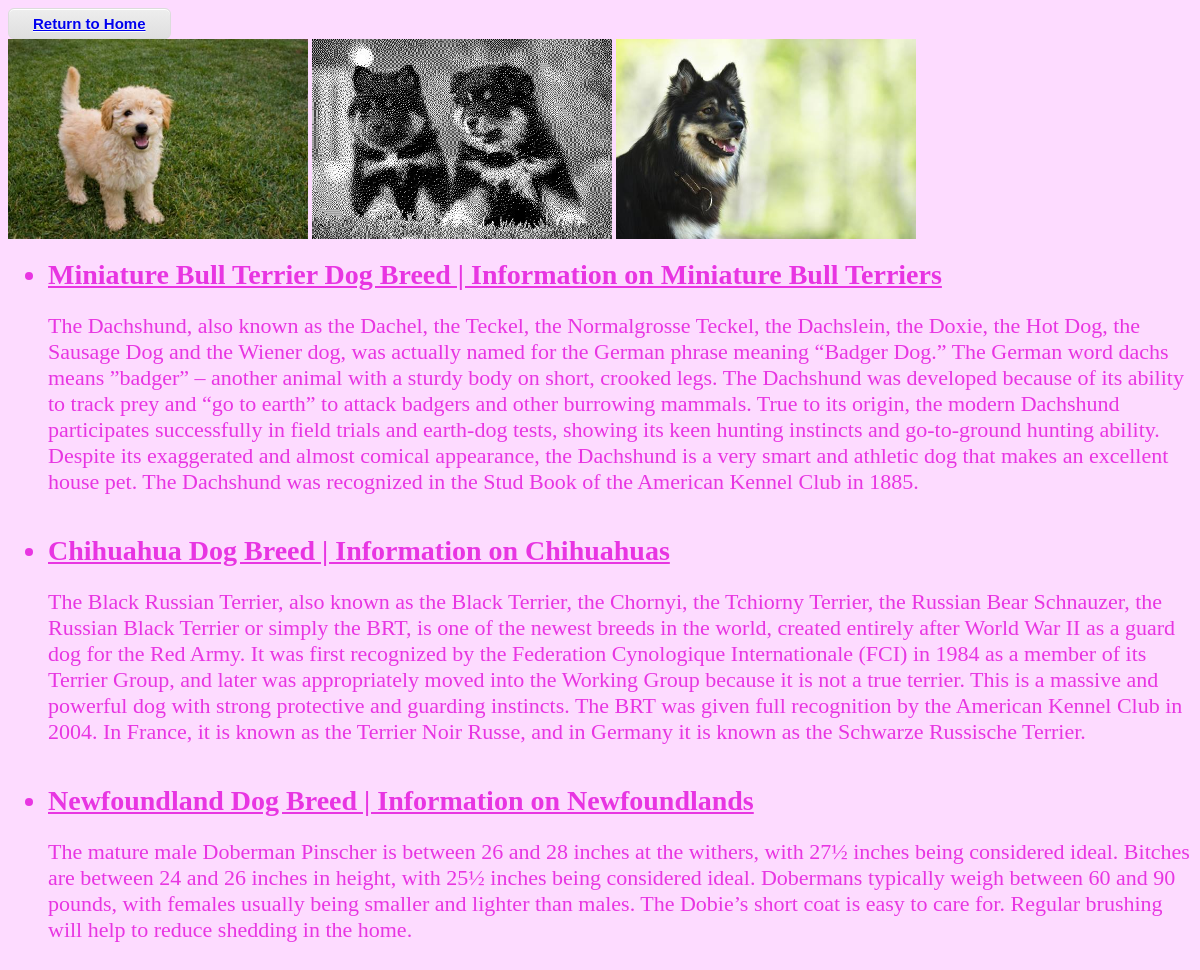
Page /breedinfo on the earlier database version.
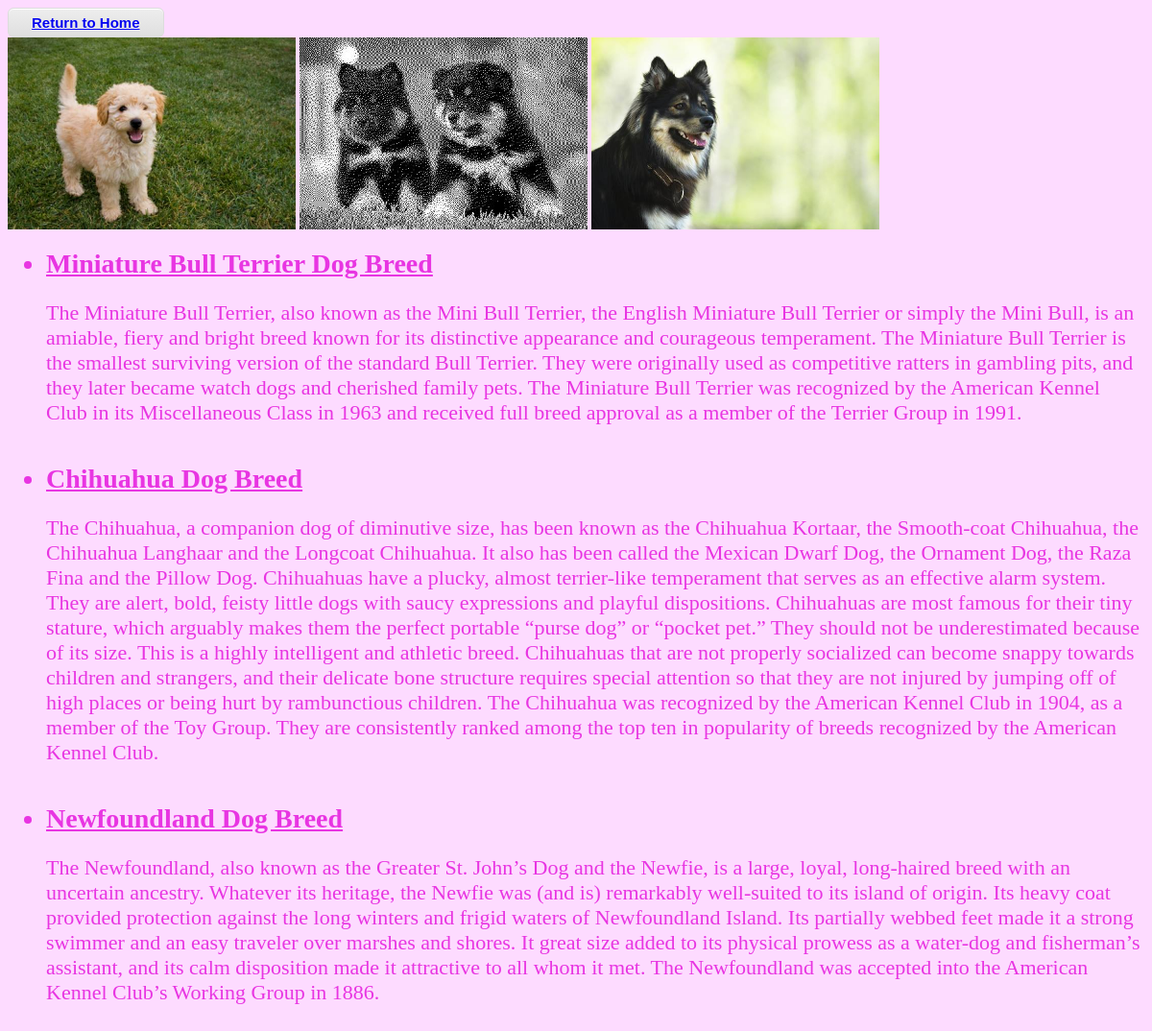
Same page on the later database version.
### SI507project_tools.py (models this page shows, shortened)
class Breed(db.Model):
    __tablename__ = "breeds"
    id = db.Column(db.Integer, primary_key=True)
    name = db.Column(db.String(400))
    overview = db.Column(db.String(5000))
    fact_id = db.Column(db.Integer, db.ForeignKey("facts.id"))

### SI507project_tools.py (the view)
@app.route('/breedinfo')
def breeds():
    one_breed = []
    breeds = Breed.query.all()
    random.shuffle(breeds)
    for dog in breeds[:3]:
        newtup = (dog.name, dog.overview)
        one_breed.append(newtup)
    return render_template('breeds.html', dog_names=one_breed)

### templates/breeds.html (shortened to what this page needs)
<button type = "button" class = "myButton"><a href="{{ url_for('home')}}">Return to Home</a></button>
<img src = "{{url_for('static', filename='puppy.jpg')}}">
<img src = "{{url_for('static', filename='new_puppies.jpg')}}">
<img src = "{{url_for('static', filename='dog.jpg')}}">
<ul>
{% for nm in dog_names %}
<li>{{ nm[0] }}</li>
  <p>{%if nm[1] == 1 %} {{ nm[1]}} {% else %} {{ nm[1] }} {% endif %} </p><br>
{% endfor %}
</ul>

### templates/breeds.html (style rules this page uses)
li { font-size: 28px; font-weight: bold; text-decoration: underline; }
p { font-size: 22px; }
.myButton { text-decoration:none; -moz-box-shadow:inset 0px 1px 0px 0px #ffffff; -webkit-box-shadow:inset 0px 1px 0px 0px #ffffff; box-shadow:inset 0px 1px 0px 0px #ffffff; background:-webkit-gradient(linear, left top, left bottom, color-stop(0.05, #ededed), color-stop(1, #dfdfdf)); background:-moz-linear-gradient(top, #ededed 5%, #dfdfdf 100%); background:-webkit-linear-gradient(top, #ededed 5%, #dfdfdf 100%); background:-o-linear-gradient(top, #ededed 5%, #dfdfdf 100%); background:-ms-linear-gradient(top, #ededed 5%, #dfdfdf 100%); background:linear-gradient(to bottom, #ededed 5%, #dfdfdf 100%); filter:progid:DXImageTransform.Microsoft.gradient(startColorstr='#ededed', endColorstr='#dfdfdf',GradientType=0); background-color:#ededed; -moz-border-radius:6px; -webkit-border-radius:6px; border-radius:6px; border:1px solid #dcdcdc; display:inline-block; cursor:pointer; color:#56a82a; font-family:Arial; font-size:15px; font-weight:bold; padding:6px 24px; text-shadow:0px 1px 0px #ffffff; display: block; }
img { width: 300px; height: 200px; display: inline-block; }

Differences in the rows shown:
changed Breed: name "Miniature Bull Terrier Dog Breed | Information on Miniature Bull Terriers" → "Miniature Bull Terrier Dog Breed"; overview "The Dachshund, also known as the Dachel, the Teckel, the Normalgrosse Teckel, the Dachslein, the Doxie, the Hot Dog, the Sausage Dog and the Wiener dog, was actually named for the German phrase meaning “Badger Dog.” The German word dachs means ”badger” – another animal with a sturdy body on short, crooked legs. The Dachshund was developed because of its ability to track prey and “go to earth” to attack badgers and other burrowing mammals. True to its origin, the modern Dachshund participates successfully in field trials and earth-dog tests, showing its keen hunting instincts and go-to-ground hunting ability. Despite its exaggerated and almost comical appearance, the Dachshund is a very…" → "The Miniature Bull Terrier, also known as the Mini Bull Terrier, the English Miniature Bull Terrier or simply the Mini Bull, is an amiable, fiery and bright breed known for its distinctive appearance and courageous temperament. The Miniature Bull Terrier is the smallest surviving version of the standard Bull Terrier. They were originally used as competitive ratters in gambling pits, and they later became watch dogs and cherished family pets. The Miniature Bull Terrier was recognized by the American Kennel Club in its Miscellaneous Class in 1963 and received full breed approval as a member of the Terrier Group in 1991."
changed Breed: name "Chihuahua Dog Breed | Information on Chihuahuas" → "Chihuahua Dog Breed"; overview "The Black Russian Terrier, also known as the Black Terrier, the Chornyi, the Tchiorny Terrier, the Russian Bear Schnauzer, the Russian Black Terrier or simply the BRT, is one of the newest breeds in the world, created entirely after World War II as a guard dog for the Red Army. It was first recognized by the Federation Cynologique Internationale (FCI) in 1984 as a member of its Terrier Group, and later was appropriately moved into the Working Group because it is not a true terrier. This is a massive and powerful dog with strong protective and guarding instincts. The BRT was given full recognition by the American Kennel Club in 2004. In France, it is known as the Terrier Noir Russe, and in…" → "The Chihuahua, a companion dog of diminutive size, has been known as the Chihuahua Kortaar, the Smooth-coat Chihuahua, the Chihuahua Langhaar and the Longcoat Chihuahua. It also has been called the Mexican Dwarf Dog, the Ornament Dog, the Raza Fina and the Pillow Dog. Chihuahuas have a plucky, almost terrier-like temperament that serves as an effective alarm system. They are alert, bold, feisty little dogs with saucy expressions and playful dispositions. Chihuahuas are most famous for their tiny stature, which arguably makes them the perfect portable “purse dog” or “pocket pet.” They should not be underestimated because of its size. This is a highly intelligent and athletic breed.…"
changed Breed: name "Newfoundland Dog Breed | Information on Newfoundlands" → "Newfoundland Dog Breed"; overview "The mature male Doberman Pinscher is between 26 and 28 inches at the withers, with 27½ inches being considered ideal. Bitches are between 24 and 26 inches in height, with 25½ inches being considered ideal. Dobermans typically weigh between 60 and 90 pounds, with females usually being smaller and lighter than males. The Dobie’s short coat is easy to care for. Regular brushing will help to reduce shedding in the home." → "The Newfoundland, also known as the Greater St. John’s Dog and the Newfie, is a large, loyal, long-haired breed with an uncertain ancestry. Whatever its heritage, the Newfie was (and is) remarkably well-suited to its island of origin. Its heavy coat provided protection against the long winters and frigid waters of Newfoundland Island. Its partially webbed feet made it a strong swimmer and an easy traveler over marshes and shores. It great size added to its physical prowess as a water-dog and fisherman’s assistant, and its calm disposition made it attractive to all whom it met. The Newfoundland was accepted into the American Kennel Club’s Working Group in 1886."
